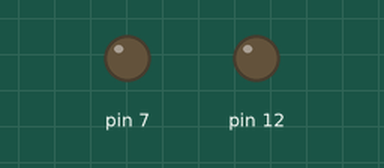
Bench run of a sketch on a simulated Arduino Uno, built with avr-gcc and run on an emulated ATmega328P. Parts: output pins drawn as LEDs (lit = HIGH).

Above: at 0.4 s.
At 5.6 s:
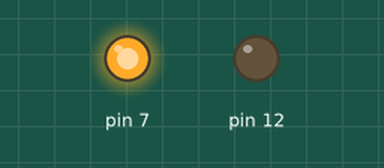
At 8.3 s:
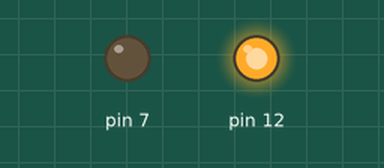
Timing chart, 0 to 9.6 s (numbered marks = the images above):
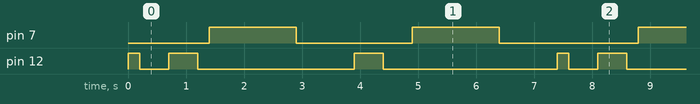

Measured:
- by itself, pin 7: repeats every 7.4 s: LOW 2.0 s, HIGH 1.5 s, LOW 2.4 s, HIGH 1.5 s
- by itself, pin 12: repeats every 7.4 s: LOW 0.50 s, HIGH 0.50 s, LOW 2.7 s, HIGH 0.50 s, LOW 3.0 s, HIGH 0.20 s
- by itself, everything shown: repeats every 7.4 s, in 10 steps

The sketch:

Blink_Led.ino
```cpp
void setup() {
  // put your setup code here, to run once:
  pinMode(12,OUTPUT);
  pinMode(7,OUTPUT);
}

void loop() {
  // put your main code here, to run repeatedly:
  digitalWrite(12,HIGH);
  delay(200);
  digitalWrite(12,LOW);
  delay(500);
  digitalWrite(12,HIGH);
  delay(500);
  digitalWrite(12,LOW);
  delay(200);
  digitalWrite(7,HIGH);
  delay(1500);
  digitalWrite(7,LOW);
  delay(1000);
  digitalWrite(12,HIGH);
  delay(500);
  digitalWrite(12,LOW);
  delay(500);
  digitalWrite(7,HIGH);
  delay(1500);
  digitalWrite(7,LOW);
  delay(1000);
}

 
```
